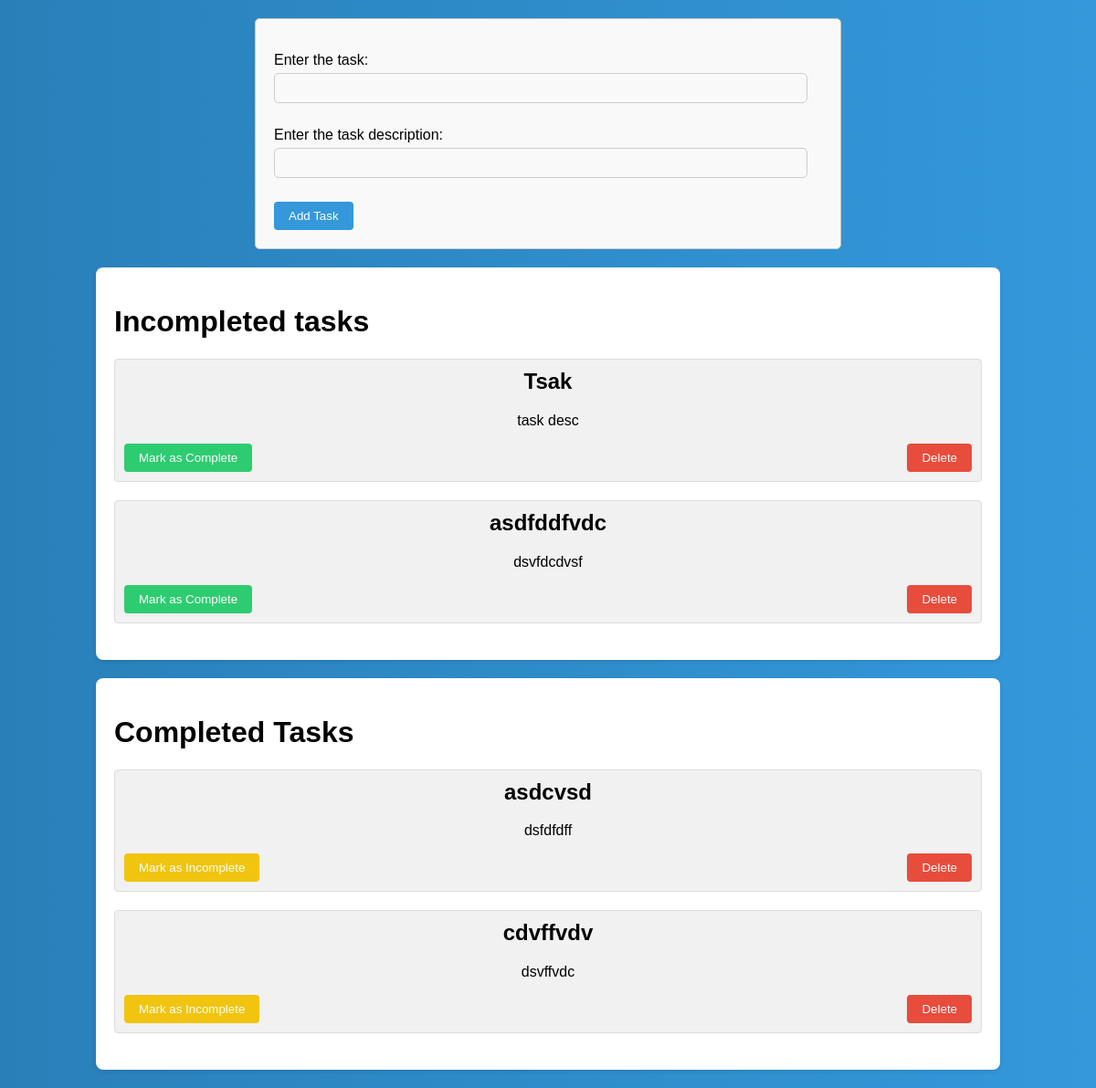
Before: / with the older database file.
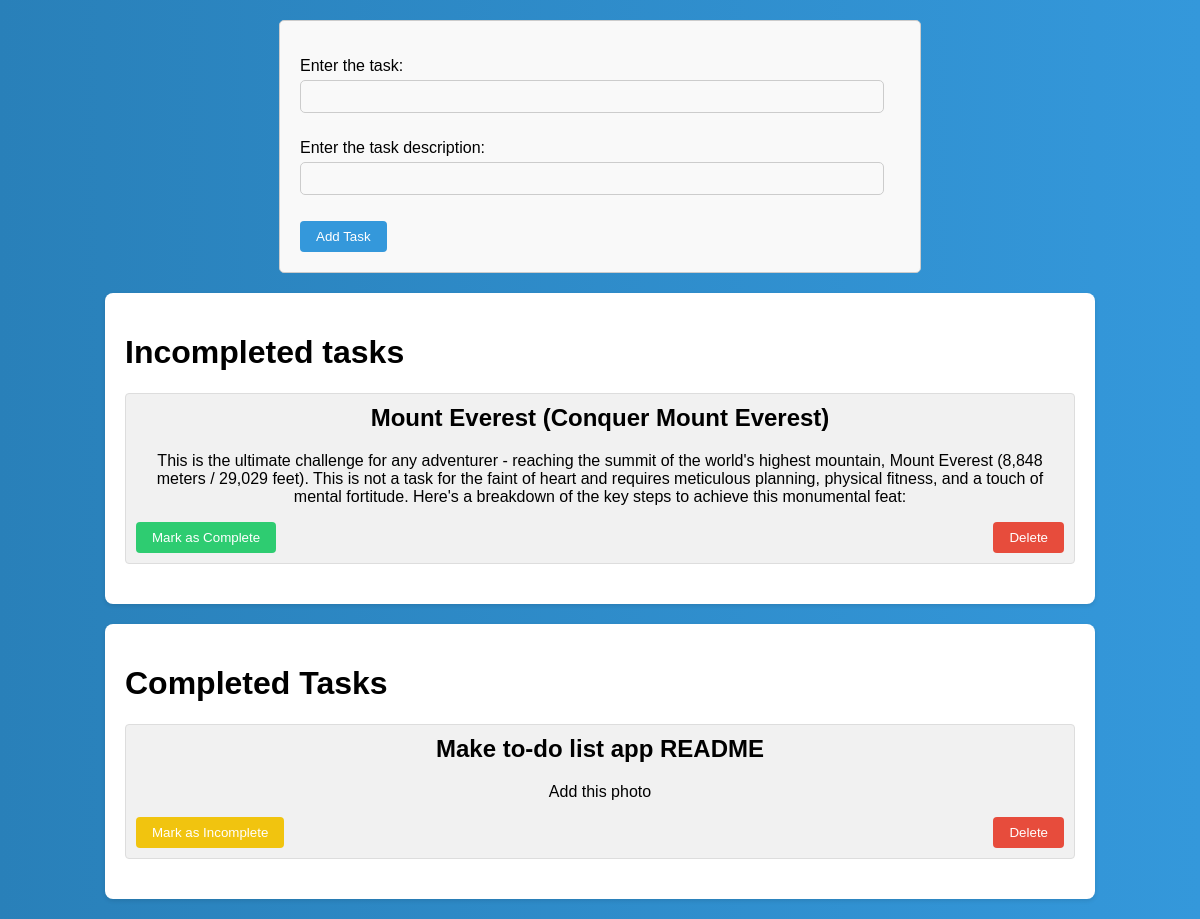
After: the same page with the newer database file.
### myfirstapp/models.py (models this page shows)
class ToDOItem(models.Model):
    title=models.CharField(max_length=200)
    description=models.TextField(blank=True)
    completed=models.BooleanField(default=False)

### myfirstapp/views.py (the view)
# urls.py: path('', views.todo, name='todo'),
def todo(request):
    if request.method == 'POST':
        form = todoaddform(request.POST)
        if form.is_valid():
            user_input = form.cleaned_data['user_input']
            user_input_description = form.cleaned_data['user_input_description']
            if not ToDOItem.objects.filter(title=user_input).exists():
                ToDOItem.objects.create(title=user_input, description=user_input_description)
            form = todoaddform()
    else:
        form = todoaddform()
    return render(request, 'todo.html', {'form': form, 'todos': ToDOItem.objects.all(),})

### myfirstapp/forms.py
class todoaddform(forms.Form):
    user_input=forms.CharField(label="Enter the task:")
    user_input_description=forms.CharField(label="Enter the task description:")

### templates/todo.html (shortened to what this page needs)
<!DOCTYPE html>
<html lang="en">
<head>
</head>
<body>
    <form class="frm" method="post">
        {{ form.as_p }}
        <button type="submit" class="btn">Add Task</button>
    </form>
    <div class="container_undone_task">
        <h1>Incompleted tasks</h1>
        {% for todo in todos %}
            {% if todo.completed == False %}
            <div class="todo">
                    <h2>{{ todo.title }}</h2>
                    <p class="tododescription">{{ todo.description }}</p>
                <div class="buttons">
                    <form method="post" action="{% url 'status_todo' todo.id %}">
                            <button class="complete" type="submit">Mark as Complete</button>
                    </form>
                    <form method="post" action="{% url 'delete_todo' todo.id %}">
                        <button class="delbtn" type="submit">Delete</button>
                    </form>
                </div>
            </div>
            {% endif %}
        {% endfor %}
        </div>
    <div class="container_undone_task">
        <h1>Completed Tasks</h1>
        {% for todo in todos %}
            {% if todo.completed == True %}
            <div class="todo">
                    <h2>{{ todo.title }}</h2>
                    <p class="tododescription">{{ todo.description }}</p>
                <div class="buttons">
                    <form method="post" action="{% url 'status_todo' todo.id %}">
                            <button class="incomplete" type="submit">Mark as Incomplete</button>
                    </form>
                    <form method="post" action="{% url 'delete_todo' todo.id %}">
                        <button class="delbtn" type="submit">Delete</button>
                    </form>
                </div>
            </div>
            {% endif %}
        {% endfor %}
        </div>
</body>
</html>

### templates/todo.html (style rules this page uses)
body { font-family: Arial, sans-serif; margin: 0; padding: 0; background: linear-gradient(90deg, #2980b9, #3498db); }
.container_undone_task { max-width: 950px; margin: 20px auto; padding: 20px; background-color: #fff; border-radius: 8px; box-shadow: 0 2px 4px rgba(0, 0, 0, 0.1); }
.todo { margin-bottom: 20px; padding: 10px; background-color: #f1f1f1; border: 1px solid #ddd; border-radius: 4px; }
.todo p { margin-top: 0; text-align: center; word-wrap: break-word; padding: -5%; }
.todo h2 { margin-top: 0; text-align: center; }
.btn { padding: 8px 16px; background-color: #3498db; color: #fff; border: none; border-radius: 4px; cursor: pointer; transition: background-color 0.3s ease; }
.delbtn { padding: 8px 16px; background-color: #e74c3c; color: #fff; border: none; border-radius: 4px; cursor: pointer; }
.frm { margin: 20px auto; width: 50%; padding: 20px; border: 1px solid #ccc; border-radius: 5px; background-color: #f9f9f9; }
label { display: block; margin-bottom: 5px; }
.tododescription { margin-top: 0; text-align: justify; word-wrap: break-word; }
input[type="text"] { width: calc(100% - 16px); padding: 8px; margin-bottom: 10px; border: 1px solid #ccc; border-radius: 5px; box-sizing: border-box; background: #f9f9f9; transition: border-color 0.3s ease; }
.incomplete { padding: 8px 16px; background-color: #f1c40f; color: #fff; border: none; border-radius: 4px; cursor: pointer; }
.complete { padding: 8px 16px; background-color: #2ecc71; color: #fff; border: none; border-radius: 4px; cursor: pointer; }
.buttons { display: flex; justify-content: space-between; }

Changed rows visible on the page:
removed ToDOItem: title "Tsak", description "task desc", shown under "Incompleted tasks"
removed ToDOItem: title "asdfddfvdc", description "dsvfdcdvsf", shown under "Incompleted tasks"
removed ToDOItem: title "asdcvsd", description "dsfdfdff", shown under "Completed Tasks"
removed ToDOItem: title "cdvffvdv", description "dsvffvdc", shown under "Completed Tasks"
added ToDOItem: title "Mount Everest (Conquer Mount Everest)", description "This is the ultimate challenge for any adventurer - reaching the summit of the world's highest mountain, Mount Everest (8,848 meters / 29,029 feet). This is not a task for the faint of heart and requires meticulous planning, physical fitness, and a touch of mental fortitude. Here's a breakdown of the key steps to achieve this monumental feat:", shown under "Incompleted tasks"
added ToDOItem: title "Make to-do list app README", description "Add this photo", shown under "Completed Tasks"
